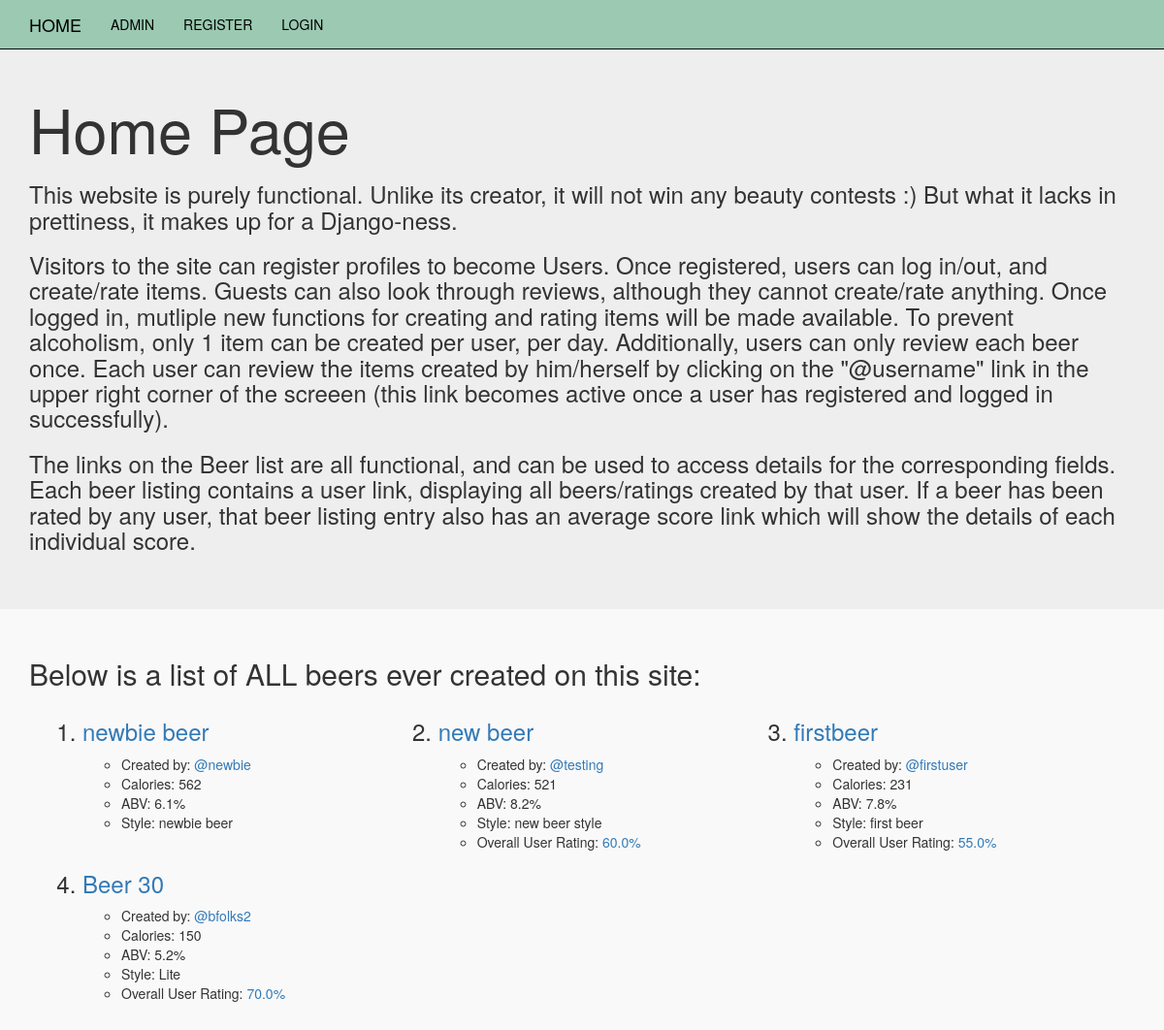
Before: / with the older database file.
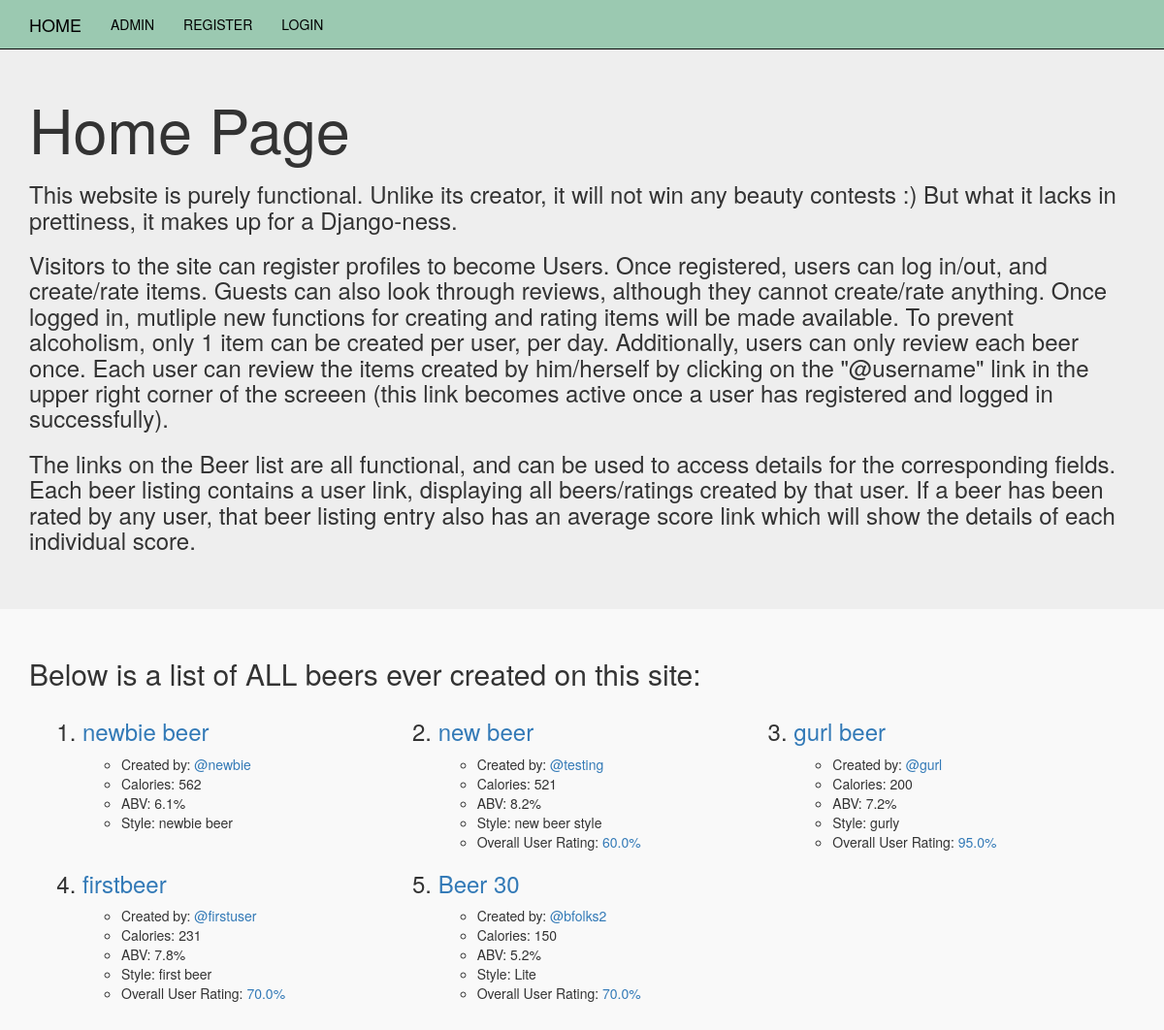
After: the same page with the newer database file.
### mybeerapp/models.py (models this page shows, shortened)
class Beer(models.Model):
    user=models.ForeignKey(User, related_name='beers', default=1)
    name=models.CharField(max_length=256)
    slug=models.SlugField(allow_unicode=True, default='')
    calories=models.PositiveIntegerField()
    abv=models.DecimalField(max_digits=3, decimal_places=1)
    style=models.CharField(default="It's a beer", max_length=256)
    location=models.CharField(max_length=256)
    created_at = models.DateTimeField(auto_now=True)
    glass=models.ManyToManyField(Glass)
    def _get_total_average(self):
        count=self.ratings.count()
        total=0
        for rating in self.ratings.all():
            total=total+rating.average
        if count==0:
            count=1
        return (total/count)
    total_average = property(_get_total_average)
    def _get_slug_name(self):
        return slugify(self.name)
    slug_name = property(_get_slug_name)

class Rating(models.Model):
    five_choices=(
        (1,'1/5'),
        (2,'2/5'),
        (3,'3/5'),
        (4,'4/5'),
        (5,'5/5'),
    )
    ten_choices=(
        (1,'1/10'),
        (2,'2/10'),
        (3,'3/10'),
        (4,'4/10'),
        (5,'5/10'),
        (6,'6/10'),
        (7,'7/10'),
        (8,'8/10'),
        (9,'9/10'),
        (10,'10/10'),
    )
    user=models.ForeignKey(User, related_name='user_ratings', default=1)
    beer=models.ForeignKey(Beer, related_name='ratings')
    aroma=models.PositiveIntegerField(choices=five_choices)
    appearance=models.PositiveIntegerField(choices=five_choices)
    taste=models.PositiveIntegerField(choices=ten_choices) #taste is weighted
    def _get_average(self):
        return round(((self.aroma + self.appearance + self.taste)/20)*100)
    average = property(_get_average)

### mybeerapp/views.py (the view)
# urls.py: url(r'^$', views.index, name='index'),
def index(request):
    beers=Beer.objects.all().order_by('-name')
    return render(request, 'index.html', {'beers':beers})

### templates/index.html
{% extends 'base.html' %}
{% block unbound %}
  <div class="jumbotron">
    <div class="container">
      <h1>Home Page</h1>
      <h3>This website is purely functional.  Unlike its creator, it will not win any beauty contests :)
      But what it lacks in prettiness, it makes up for a Django-ness.</h3>
      <h3>Visitors to the site can register profiles to become Users.  Once registered, users can log in/out, and create/rate items.
      Guests can also look through reviews, although they cannot create/rate anything.  Once logged in, mutliple new functions for
      creating and rating items will be made available.  To prevent alcoholism, only 1 item can be created per user, per day.
      Additionally, users can only review each beer once.  Each user can review the items created by him/herself by clicking
      on the "@username" link in the upper right corner of the screeen (this link becomes active once a user has registered and
      logged in successfully).</h3>
      <h3>The links on the Beer list are all functional, and can be used to access details for the corresponding fields.
      Each beer listing contains a user link, displaying all beers/ratings created by that user.
      If a beer has been rated by any user, that beer listing entry also has an average score link which will show
      the details of each individual score.</h3>
    </div>
  </div>
  <div class="middlesection">
    <div class="container">
      <h2>Below is a list of ALL beers ever created on this site:</h2>
      <ol>
        {% for beer in beers %}
          <div class="col-md-4 col-xs-6">
            <h3><li><a href="{% url 'mybeerapp:beer_details' slug=beer.slug %}">{{beer.name}}</a></li></h3>
            <ul>
              <li>Created by: <a href="{% url 'mybeerapp:user_beerlist' username=beer.user.username %}">@{{beer.user}}</a></li>
              <li>Calories: {{beer.calories}}</li>
              <li>ABV: {{beer.abv}}%</li>
              <li>Style: {{beer.style}}</li>
              {% if beer.ratings.count %}
                <li>Overall User Rating: <a href="{% url 'mybeerapp:rating_details' slug=beer.slug %}">{{beer.total_average}}%</a></li>
              {% endif %}
            </ul>
          </div>
        {% endfor %}
      </ol>
    </div>
  </div>
{% endblock %}

Changed rows visible on the page:
added Beer: name "gurl beer", user "gurl", calories "200", abv "7.2", style "gurly", total_average "95.0"
computed for Beer "firstbeer": total_average "55.0" → "70.0"
